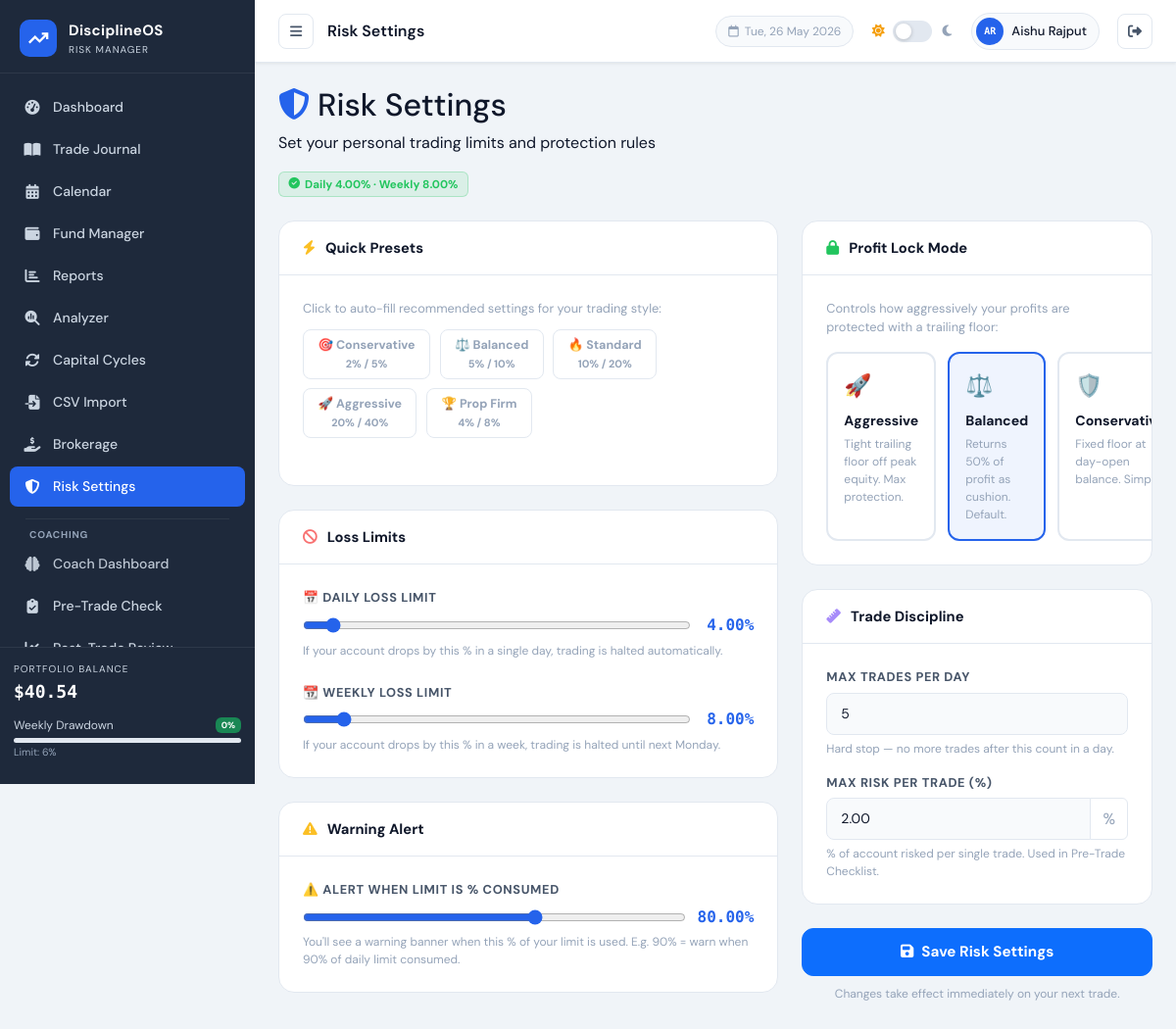
The app's page /pages/risk_settings.php (signed in) with its own data.
### tables this page shows
CREATE TABLE `users` (
  `id` int NOT NULL,
  `name` varchar(100) NOT NULL,
  `email` varchar(150) NOT NULL,
  `password` varchar(255) NOT NULL,
  `initial_balance` decimal(15,2) DEFAULT '10000.00',
  `role` enum('user','admin') NOT NULL DEFAULT 'user',
  `last_login_at` datetime DEFAULT NULL,
  `last_active_at` datetime DEFAULT NULL,
  `login_count` int NOT NULL DEFAULT '0',
  `daily_loss_pct` decimal(5,2) DEFAULT NULL,
  `weekly_loss_pct` decimal(5,2) DEFAULT NULL,
  `warning_threshold_pct` decimal(5,2) DEFAULT NULL,
  `profit_lock_mode` tinyint DEFAULT NULL,
  `max_trades_per_day` int DEFAULT NULL,
  `max_risk_per_trade_pct` decimal(5,2) DEFAULT NULL,
  `signup_ip` varchar(45) DEFAULT NULL,
  `created_at` timestamp NOT NULL DEFAULT CURRENT_TIMESTAMP
);

### pages/risk_settings.php (the view, shortened to what the rows shown need)
<?php
require_once '../config/db.php';
$db     = getDB();
$userId = getCurrentUserId();
$user = getLoggedInUser();
$uRow = $db->prepare("SELECT daily_loss_pct, weekly_loss_pct, warning_threshold_pct, profit_lock_mode, max_trades_per_day, max_risk_per_trade_pct FROM users WHERE id = ?");
$uRow->execute([$userId]);
$cfg = $uRow->fetch();
$eff = [
    'daily'    => $cfg['daily_loss_pct']         ?? DAILY_LOSS_LIMIT_PCT,
    'weekly'   => $cfg['weekly_loss_pct']         ?? WEEKLY_LOSS_LIMIT_PCT,
    'warning'  => $cfg['warning_threshold_pct']   ?? WARNING_THRESHOLD_PCT,
    'lock'     => $cfg['profit_lock_mode']         ?? PROFIT_LOCK_MODE,
    'trades'   => $cfg['max_trades_per_day']       ?? MAX_TRADES_PER_DAY,
    'riskpct'  => $cfg['max_risk_per_trade_pct']   ?? MAX_RISK_PER_TRADE_PCT,
];
$rootPath  = '../';
include '../includes/header.php';
?>
<div class="page-header mb-4">
    <div>
        <h2 class="page-heading"><i class="fas fa-shield-halved me-2" style="color:var(--accent)"></i>Risk Settings</h2>
        <p class="page-subheading">Set your personal trading limits and protection rules</p>
    </div>
    <div class="current-badge">
        <i class="fas fa-circle-check"></i>
        Daily <?= $eff['daily'] ?>% · Weekly <?= $eff['weekly'] ?>%
    </div>
</div>
<form method="POST" id="riskForm">
    <div class="row g-4">
        <div class="col-lg-7">
            <div class="settings-card">
                <div class="settings-card-body">
                    <div class="risk-field mb-4">
                        <div class="range-wrap">
                            <input type="range" id="dailySlider" name="daily_loss_pct"
                                   min="1" max="50" step="0.5"
                                   value="<?= $eff['daily'] ?>"
                                   oninput="document.getElementById('dailyVal').textContent=this.value+'%'">
                            <span class="range-val" id="dailyVal"><?= $eff['daily'] ?>%</span>
                        </div>
                    </div>
                    <div class="risk-field">
                        <div class="range-wrap">
                            <input type="range" id="weeklySlider" name="weekly_loss_pct"
                                   min="1" max="80" step="0.5"
                                   value="<?= $eff['weekly'] ?>"
                                   oninput="document.getElementById('weeklyVal').textContent=this.value+'%'">
                            <span class="range-val" id="weeklyVal"><?= $eff['weekly'] ?>%</span>
                        </div>
                    </div>
                </div>
            </div>
            <div class="settings-card">
                <div class="settings-card-body">
                    <div class="risk-field">
                        <div class="range-wrap">
                            <input type="range" id="warningSlider" name="warning_threshold_pct"
                                   min="50" max="99" step="1"
                                   value="<?= $eff['warning'] ?>"
                                   oninput="document.getElementById('warningVal').textContent=this.value+'%'">
                            <span class="range-val" id="warningVal"><?= $eff['warning'] ?>%</span>
                        </div>
                    </div>
                </div>
            </div>
        </div>
        <div class="col-lg-5">
            <div class="settings-card">
                <div class="settings-card-body">
                    <div class="risk-field mb-3">
                        <label>Max Trades Per Day</label>
                        <input type="number" name="max_trades_per_day" class="form-control"
                               min="1" max="100" step="1"
                               value="<?= htmlspecialchars($eff['trades']) ?>"
                               placeholder="e.g. 5">
                        <div class="field-hint">Hard stop — no more trades after this count in a day.</div>
                    </div>
                    <div class="risk-field">
                        <div class="input-group">
                            <input type="number" name="max_risk_per_trade_pct" class="form-control"
                                   min="0.1" max="20" step="0.1"
                                   value="<?= htmlspecialchars($eff['riskpct']) ?>"
                                   placeholder="e.g. 2.0">
                            <span class="input-group-text" style="background:var(--bg-hover);border-color:var(--border);color:var(--text-muted)">%</span>
                        </div>
                    </div>
                </div>
            </div>
        </div>
    </div>
</form>
<?php include '../includes/footer.php'; ?>

### includes/header.php (shortened to what the rows shown need)
<!DOCTYPE html>
<html lang="en" data-theme="light">
<head>
    <link href="https://cdn.jsdelivr.net/npm/bootstrap@5.3.2/dist/css/bootstrap.min.css" rel="stylesheet">
    <link href="https://cdnjs.cloudflare.com/ajax/libs/font-awesome/6.5.0/css/all.min.css" rel="stylesheet">
    <link href="<?= $rootPath ?? '' ?>assets/css/style.css" rel="stylesheet">
</head>
<body>
<div class="main-wrapper" id="mainWrapper">
    <header class="top-bar">
        <div class="topbar-right">
            <?php
            $__loggedUser = getLoggedInUser();
            $__uname      = $__loggedUser['name'] ?? ($_SESSION['user_name'] ?? 'User');
            $__words      = array_filter(explode(' ', $__uname));
            $__initials   = strtoupper(implode('', array_map(fn($w) => $w[0], $__words)));
            $__initials   = substr($__initials, 0, 2);
            ?>
            <div class="user-chip" style="cursor:pointer" title="Account Settings"
                 onclick="window.location='<?= $rootPath ?? '' ?>pages/account.php'">
                <div class="user-avatar"><?= htmlspecialchars($__initials) ?></div>
                <span><?= htmlspecialchars($__uname) ?></span>
            </div>
        </div>
    </header>
    <div class="page-content">

### records on screen
users: name "AR", name "Aishu Rajput", daily_loss_pct "4.00", weekly_loss_pct "8.00", daily_loss_pct "4", weekly_loss_pct "8", warning_threshold_pct "80", warning_threshold_pct "80.00", max_trades_per_day "5", max_risk_per_trade_pct "2.00"

### other values on screen
APP_NAME "DisciplineOS"
formatUSD($balance) "$40.54"
$weeklyDD "0"
$titles[$currentPage] "Risk Settings"
$ico "🚀"
$title "Aggressive"
$desc "Tight trailing floor off peak equity. Max protection."
$ico "⚖️"
$title "Balanced"
$desc "Returns 50% of profit as cushion. Default."
$ico "🛡️"
$desc "Fixed floor at day-open balance.…"
